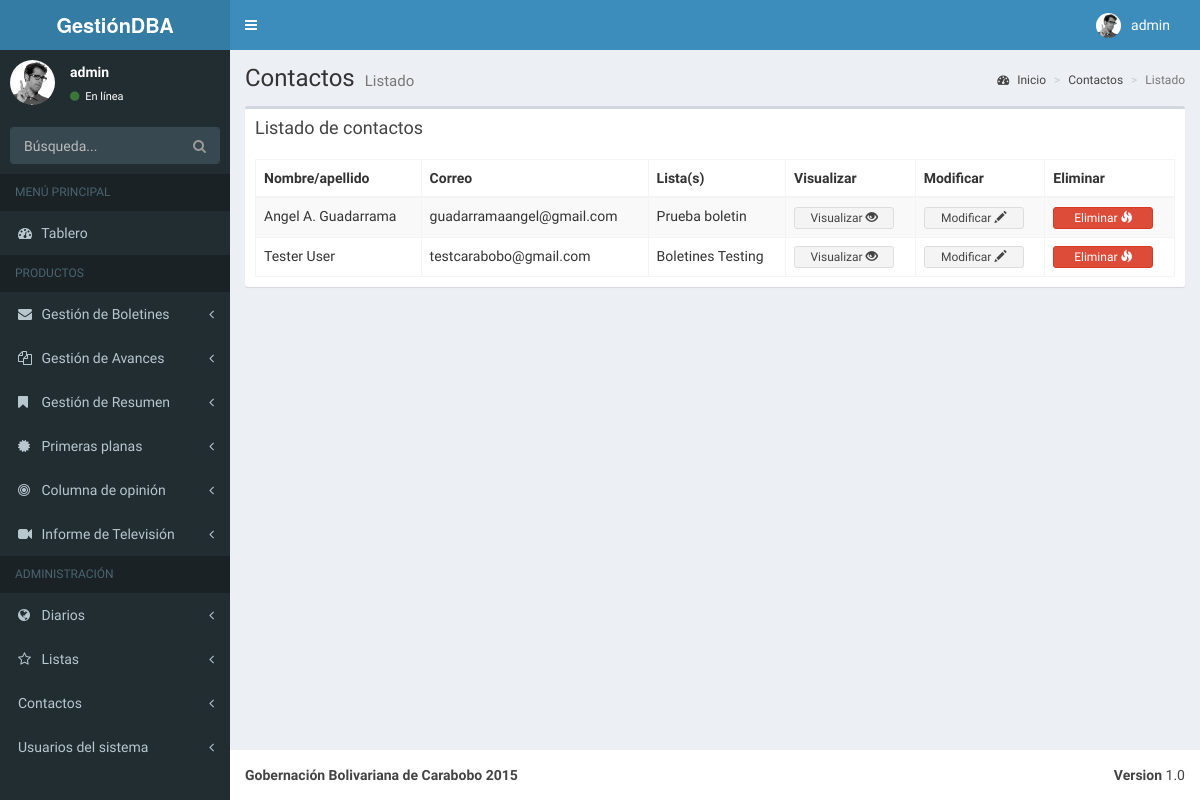
The app's page /administracion/contactos/ (signed in), older data.
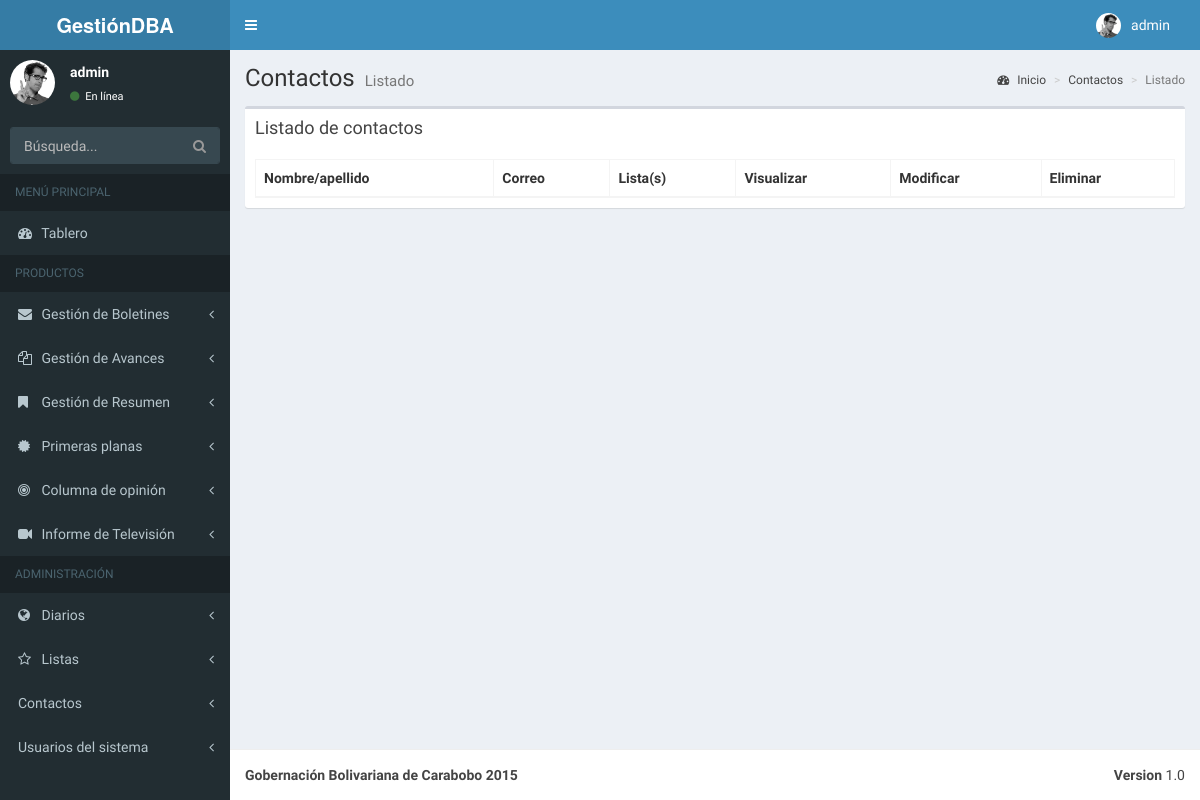
The same page, newer data.
### BoletinAvances/apps/contactos/models.py (models this page shows, shortened)
class Contactos(models.Model):
    nombre_contacto = models.CharField(max_length=50, verbose_name='Nombre y apellido del contacto')
    institucion = models.CharField(max_length=50, verbose_name='Institucion')
    telefono = models.CharField(max_length=50, verbose_name='Telefono', blank=True)
    correo = models.EmailField(verbose_name='Correo', blank=True)
    listas = models.ManyToManyField(Listas)
    class Meta:
        verbose_name_plural = "Agregar Contactos"
        ordering = ('nombre_contacto', )

### BoletinAvances/apps/listas/models.py (models this page shows)
class Listas(models.Model):
    tipo_lista = models.CharField(max_length=20, choices=TIPO_LISTA, default='Boletin', verbose_name='Tipo de lista')
    nombre_lista = models.CharField(max_length=100, verbose_name='Nombre de la lista', unique=True)
    descripcion_lista = models.TextField(max_length=1000, verbose_name='Descripcion de la lista')
    class Meta:
        verbose_name_plural = "Agregar Listas"
        ordering = ('nombre_lista', )
    def __unicode__(self):
        listas = "%s" % (self.nombre_lista)
        return listas

### BoletinAvances/apps/contactos/views.py (the view)
class ContactosListView(ListView):
    model = ContactosForm
    queryset = Contactos.objects.order_by('id')
    context_object_name = "Contactos"
    template_name = "contactos/contactos.html"

### BoletinAvances/templates/contactos/contactos.html
{% extends 'menu/menu.html' %}
{% block content-wrapper %}
{% load static %}
        <section class="content-header">
          <h1>
            Contactos
            <small>Listado</small>
          </h1>
          <ol class="breadcrumb">
            <li><a href="#"><i class="fa fa-dashboard"></i> Inicio</a></li>
            <li><a href="#">Contactos</a></li>
            <li class="active">Listado</li>
          </ol>
        </section>
        <section class="content">
          <div class="row">
            <div class="col-xs-12">
              <div class="box">
                <div class="box-header">
                  <h3 class="box-title">Listado de contactos</h3>
                </div>
                <div class="box-body">
                  <table id="example1" class="table table-bordered table-striped">
                    <thead>
                      <tr>
						<th>Nombre/apellido</th>
						<th>Correo</th>
						<th>Lista(s)</th>
						<th style="font-weight: bold;">Visualizar</th>
						<th style="font-weight: bold;">Modificar</th>
						<th style="font-weight: bold;">Eliminar</th>
                      </tr>
                    </thead>
					<tbody>
					  {% for p in Contactos %}
					  <tr>
						<td>{{ p.nombre_contacto }}</td>
						<td>{{ p.correo }}</td>
					<td>
            {% if p.listas.all.count > 1 %}
  		        {{ p.listas.all.count }}
            {% else %}
              {% for listas in p.listas.all %}
                {{ listas }}
              {% endfor %}
            {% endif %}
					</td>
						<td><a href="{% url 'singlecontactos_view' p.id %}"><button style="width:100px" type="button" class="btn btn-default btn-xs">Visualizar <span class="glyphicon glyphicon-eye-open"></span></button></a></td>
						<td><a href="{% url 'contactos_update' p.id %}"><button style="width:100px" type="button" class="btn btn-default btn-xs">Modificar <span class="glyphicon glyphicon-pencil"></span></button></a></td>
						<td><a href="{% url 'contactos_delete' p.id %}"><button style="width:100px" type="button" class="btn btn-danger btn-xs">Eliminar <span class="glyphicon glyphicon-fire"></span></button></a></td>
					  </tr>
					  {% endfor %}
					</tbody>
                  </table>
                </div>
              </div>
            </div>
          </div>
        </section>
{% endblock %}

Row changes from the older to the newer data that the page shows:
removed Contactos: nombre_contacto "Angel A. Guadarrama", correo "guadarramaangel@gmail.com"
removed Listas: nombre_lista "Prueba boletin", shown under "Angel A. Guadarrama"
removed Contactos: nombre_contacto "Tester User", correo "testcarabobo@gmail.com"
removed Listas: nombre_lista "Boletines Testing", shown under "Tester User"
